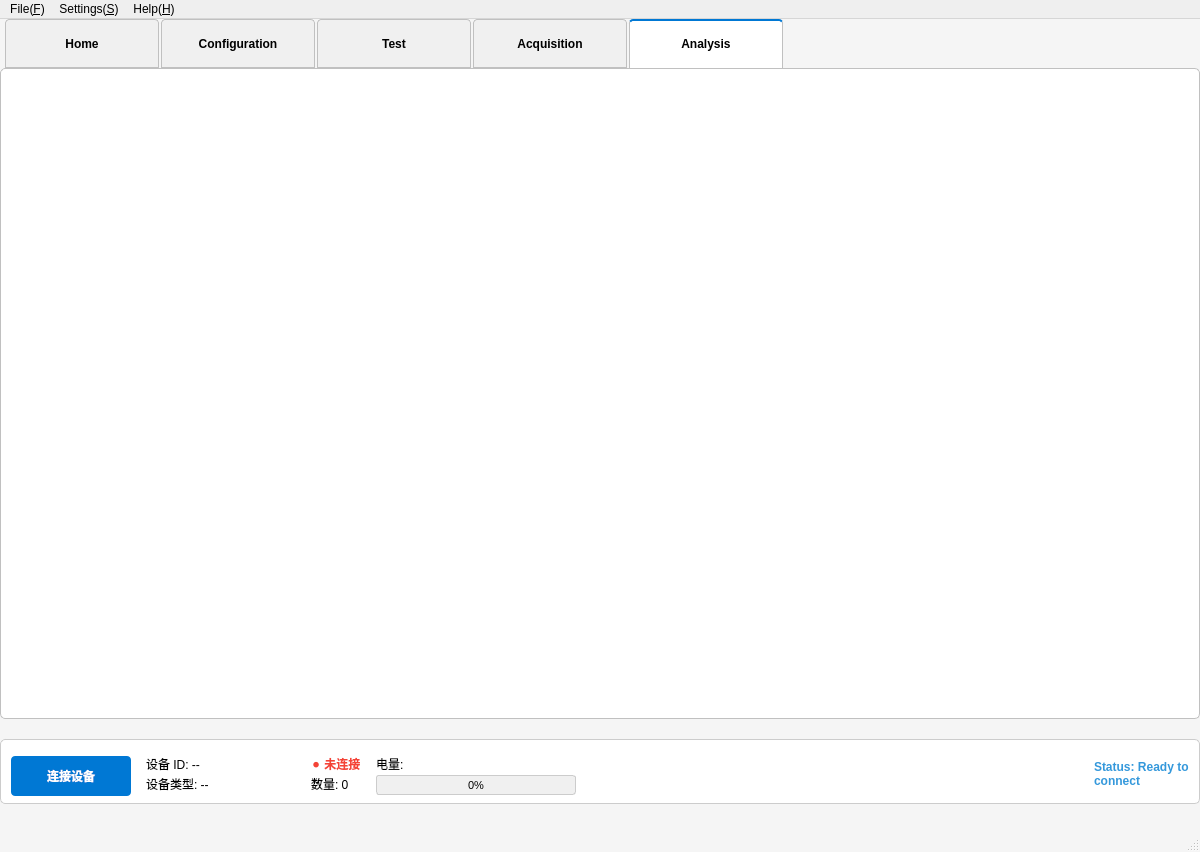
<?xml version="1.0" encoding="UTF-8"?>
<ui version="4.0">
 <class>MainWindow</class>
 <widget class="QMainWindow" name="MainWindow">
  <property name="geometry">
   <rect>
    <x>0</x>
    <y>0</y>
    <width>1200</width>
    <height>852</height>
   </rect>
  </property>
  <property name="minimumSize">
   <size>
    <width>900</width>
    <height>650</height>
   </size>
  </property>
  <property name="windowTitle">
   <string>fNIRS Data Acquisition System</string>
  </property>
  <property name="styleSheet">
   <string>QMainWindow {
    background-color: #f5f5f5;
}

QTabWidget::pane {
    border: 1px solid #c0c0c0;
    background-color: white;
    border-radius: 5px;
}

QTabWidget::tab-bar {
    left: 5px;
}

QTabBar::tab {
    background-color: #f0f0f0;
    border: 1px solid #c0c0c0;
    border-bottom-color: #c0c0c0;
    border-top-left-radius: 4px;
    border-top-right-radius: 4px;
    min-width: 120px;
    min-height: 30px;
    padding: 8px 16px;
    font-weight: bold;
    margin-right: 2px;
}

QTabBar::tab:selected {
    background-color: white;
    border-bottom-color: white;
    border-top: 2px solid #0078d4;
}

QTabBar::tab:hover:!selected {
    background-color: #e8e8e8;
}

QTabBar::tab:disabled {
    background-color: #f8f8f8;
    color: #888888;
    border-color: #e0e0e0;
}

QGroupBox {
    font-weight: bold;
    border: 1px solid #cccccc;
    border-radius: 5px;
    margin-top: 10px;
    padding-top: 5px;
    background-color: white;
}

QGroupBox::title {
    subcontrol-origin: margin;
    left: 10px;
    padding: 0 8px 0 8px;
    background-color: white;
}

QPushButton {
    background-color: #0078d4;
    color: white;
    border: none;
    border-radius: 4px;
    font-weight: bold;
    padding: 8px 16px;
    min-height: 24px;
}

QPushButton:hover {
    background-color: #106ebe;
}

QPushButton:pressed {
    background-color: #005a9e;
}

QPushButton:disabled {
    background-color: #cccccc;
    color: #666666;
}

QProgressBar {
    border: 1px solid #cccccc;
    border-radius: 3px;
    text-align: center;
    font-size: 11px;
    background-color: #f0f0f0;
}

QProgressBar::chunk {
    background-color: #4CAF50;
    border-radius: 2px;
}</string>
  </property>
  <widget class="QWidget" name="centralwidget">
   <widget class="QTabWidget" name="tabWidget">
    <property name="geometry">
     <rect>
      <x>0</x>
      <y>0</y>
      <width>1200</width>
      <height>700</height>
     </rect>
    </property>
    <property name="tabPosition">
     <enum>QTabWidget::North</enum>
    </property>
    <property name="currentIndex">
     <number>4</number>
    </property>
    <property name="usesScrollButtons">
     <bool>true</bool>
    </property>
    <property name="tabsClosable">
     <bool>false</bool>
    </property>
    <property name="movable">
     <bool>false</bool>
    </property>
    <widget class="QWidget" name="homeTab">
     <attribute name="title">
      <string>Home</string>
     </attribute>
     <layout class="QVBoxLayout" name="homeLayout">
      <property name="spacing">
       <number>20</number>
      </property>
      <property name="leftMargin">
       <number>20</number>
      </property>
      <property name="topMargin">
       <number>20</number>
      </property>
      <property name="rightMargin">
       <number>20</number>
      </property>
      <property name="bottomMargin">
       <number>20</number>
      </property>
     </layout>
    </widget>
    <widget class="QWidget" name="configTab">
     <attribute name="title">
      <string>Configuration</string>
     </attribute>
     <layout class="QVBoxLayout" name="configLayout">
      <property name="spacing">
       <number>15</number>
      </property>
      <property name="leftMargin">
       <number>20</number>
      </property>
      <property name="topMargin">
       <number>20</number>
      </property>
      <property name="rightMargin">
       <number>20</number>
      </property>
      <property name="bottomMargin">
       <number>20</number>
      </property>
     </layout>
    </widget>
    <widget class="QWidget" name="testTab">
     <attribute name="title">
      <string>Test</string>
     </attribute>
     <layout class="QVBoxLayout" name="testLayout">
      <property name="spacing">
       <number>15</number>
      </property>
      <property name="leftMargin">
       <number>20</number>
      </property>
      <property name="topMargin">
       <number>20</number>
      </property>
      <property name="rightMargin">
       <number>20</number>
      </property>
      <property name="bottomMargin">
       <number>20</number>
      </property>
     </layout>
    </widget>
    <widget class="QWidget" name="acquisitionTab">
     <attribute name="title">
      <string>Acquisition</string>
     </attribute>
     <layout class="QVBoxLayout" name="acquisitionLayout">
      <property name="spacing">
       <number>15</number>
      </property>
      <property name="leftMargin">
       <number>20</number>
      </property>
      <property name="topMargin">
       <number>20</number>
      </property>
      <property name="rightMargin">
       <number>20</number>
      </property>
      <property name="bottomMargin">
       <number>20</number>
      </property>
     </layout>
    </widget>
    <widget class="QWidget" name="analysisTab">
     <attribute name="title">
      <string>Analysis</string>
     </attribute>
     <layout class="QVBoxLayout" name="analysisLayout">
      <property name="spacing">
       <number>15</number>
      </property>
      <property name="leftMargin">
       <number>20</number>
      </property>
      <property name="topMargin">
       <number>20</number>
      </property>
      <property name="rightMargin">
       <number>20</number>
      </property>
      <property name="bottomMargin">
       <number>20</number>
      </property>
     </layout>
    </widget>
   </widget>
   <widget class="QGroupBox" name="statusGroupBox">
    <property name="geometry">
     <rect>
      <x>0</x>
      <y>710</y>
      <width>1200</width>
      <height>75</height>
     </rect>
    </property>
    <property name="title">
     <string/>
    </property>
    <layout class="QHBoxLayout" name="statusLayout">
     <property name="spacing">
      <number>15</number>
     </property>
     <property name="leftMargin">
      <number>10</number>
     </property>
     <property name="topMargin">
      <number>10</number>
     </property>
     <property name="rightMargin">
      <number>10</number>
     </property>
     <property name="bottomMargin">
      <number>10</number>
     </property>
     <item>
      <widget class="QPushButton" name="connectButton">
       <property name="minimumSize">
        <size>
         <width>120</width>
         <height>40</height>
        </size>
       </property>
       <property name="maximumSize">
        <size>
         <width>150</width>
         <height>35</height>
        </size>
       </property>
       <property name="text">
        <string>连接设备</string>
       </property>
      </widget>
     </item>
     <item>
      <layout class="QVBoxLayout" name="deviceInfoLayout">
       <property name="spacing">
        <number>2</number>
       </property>
       <property name="leftMargin">
        <number>0</number>
       </property>
       <property name="topMargin">
        <number>0</number>
       </property>
       <property name="rightMargin">
        <number>0</number>
       </property>
       <property name="bottomMargin">
        <number>0</number>
       </property>
       <item>
        <widget class="QLabel" name="deviceIdLabel">
         <property name="minimumSize">
          <size>
           <width>150</width>
           <height>0</height>
          </size>
         </property>
         <property name="text">
          <string>设备 ID: --</string>
         </property>
        </widget>
       </item>
       <item>
        <widget class="QLabel" name="deviceTypeLabel">
         <property name="minimumSize">
          <size>
           <width>150</width>
           <height>0</height>
          </size>
         </property>
         <property name="text">
          <string>设备类型: --</string>
         </property>
        </widget>
       </item>
      </layout>
     </item>
     <item>
      <layout class="QVBoxLayout" name="connectionInfoLayout">
       <property name="spacing">
        <number>2</number>
       </property>
       <property name="leftMargin">
        <number>0</number>
       </property>
       <property name="topMargin">
        <number>0</number>
       </property>
       <property name="rightMargin">
        <number>0</number>
       </property>
       <property name="bottomMargin">
        <number>0</number>
       </property>
       <item>
        <widget class="QLabel" name="connectionStatusLabel">
         <property name="styleSheet">
          <string>QLabel { color: #f44336; font-weight: bold; }</string>
         </property>
         <property name="text">
          <string>⚫ 未连接</string>
         </property>
        </widget>
       </item>
       <item>
        <widget class="QLabel" name="deviceCountLabel">
         <property name="text">
          <string>数量: 0</string>
         </property>
        </widget>
       </item>
      </layout>
     </item>
     <item>
      <layout class="QVBoxLayout" name="batteryLayout">
       <property name="spacing">
        <number>2</number>
       </property>
       <property name="leftMargin">
        <number>0</number>
       </property>
       <property name="topMargin">
        <number>0</number>
       </property>
       <property name="rightMargin">
        <number>0</number>
       </property>
       <property name="bottomMargin">
        <number>0</number>
       </property>
       <item>
        <widget class="QLabel" name="batteryLabel">
         <property name="text">
          <string>电量:</string>
         </property>
        </widget>
       </item>
       <item>
        <widget class="QProgressBar" name="batteryProgressBar">
         <property name="minimumSize">
          <size>
           <width>120</width>
           <height>20</height>
          </size>
         </property>
         <property name="maximumSize">
          <size>
           <width>200</width>
           <height>25</height>
          </size>
         </property>
         <property name="value">
          <number>0</number>
         </property>
        </widget>
       </item>
      </layout>
     </item>
     <item>
      <spacer name="statusSpacer">
       <property name="orientation">
        <enum>Qt::Horizontal</enum>
       </property>
       <property name="sizeHint" stdset="0">
        <size>
         <width>40</width>
         <height>20</height>
        </size>
       </property>
      </spacer>
     </item>
     <item>
      <widget class="QLabel" name="statusInfoLabel">
       <property name="styleSheet">
        <string>QLabel { color: #3498db; font-weight: bold; }</string>
       </property>
       <property name="text">
        <string>Status: Ready to connect</string>
       </property>
       <property name="wordWrap">
        <bool>true</bool>
       </property>
      </widget>
     </item>
    </layout>
   </widget>
  </widget>
  <widget class="QMenuBar" name="menubar">
   <property name="geometry">
    <rect>
     <x>0</x>
     <y>0</y>
     <width>1200</width>
     <height>23</height>
    </rect>
   </property>
   <widget class="QMenu" name="fileMenu">
    <property name="title">
     <string>File(&amp;F)</string>
    </property>
    <addaction name="saveAction"/>
    <addaction name="exportAction"/>
    <addaction name="separator"/>
    <addaction name="exitAction"/>
   </widget>
   <widget class="QMenu" name="settingsMenu">
    <property name="title">
     <string>Settings(&amp;S)</string>
    </property>
    <addaction name="preferencesAction"/>
   </widget>
   <widget class="QMenu" name="helpMenu">
    <property name="title">
     <string>Help(&amp;H)</string>
    </property>
    <addaction name="aboutAction"/>
   </widget>
   <addaction name="fileMenu"/>
   <addaction name="settingsMenu"/>
   <addaction name="helpMenu"/>
  </widget>
  <widget class="QStatusBar" name="statusbar"/>
  <action name="saveAction">
   <property name="text">
    <string>&amp;Save</string>
   </property>
   <property name="shortcut">
    <string>Ctrl+S</string>
   </property>
  </action>
  <action name="exportAction">
   <property name="text">
    <string>&amp;Export Data</string>
   </property>
   <property name="shortcut">
    <string>Ctrl+E</string>
   </property>
  </action>
  <action name="exitAction">
   <property name="text">
    <string>E&amp;xit</string>
   </property>
   <property name="shortcut">
    <string>Alt+F4</string>
   </property>
  </action>
  <action name="preferencesAction">
   <property name="text">
    <string>&amp;Preferences</string>
   </property>
  </action>
  <action name="aboutAction">
   <property name="text">
    <string>&amp;About</string>
   </property>
  </action>
 </widget>
 <resources/>
 <connections/>
</ui>
